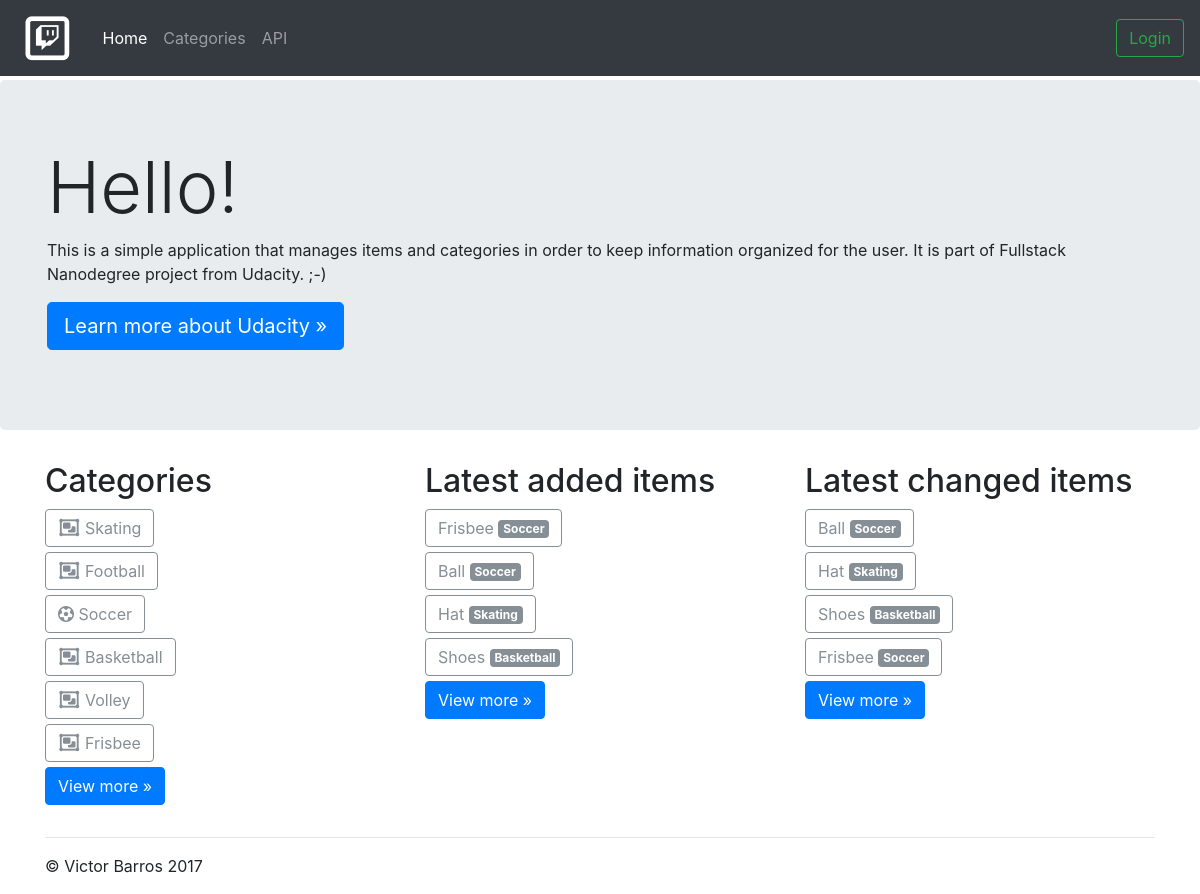
/manager/, run on the app's committed database.
### manager/models.py (models this page shows, shortened)
class Categories(models.Model):
    ID = models.AutoField(primary_key=True)
    Name = models.CharField(max_length=30)
    Icon = models.CharField(max_length=250)
    class Meta:
        verbose_name = ("Category")
        verbose_name_plural = ("Categories")

class Items(models.Model):
    ID = models.AutoField(primary_key=True)
    Title = models.CharField(max_length=50)
    Description = models.CharField(max_length=250)
    Category = models.ForeignKey(
        Categories, related_name='items', on_delete=models.CASCADE)
    User = models.ForeignKey(settings.AUTH_USER_MODEL)
    CreatedAt = models.DateTimeField(auto_now_add=True, blank=False)
    ChangedAt = models.DateTimeField(auto_now_add=True, blank=False)
    class Meta:
        verbose_name = ("Item")
        verbose_name_plural = ("Items")

### manager/views.py (the view)
def index(request):
    template = loader.get_template('manager/index.html')
    categories = Categories.objects.all().order_by('?')[:10]
    added = Items.objects.all().order_by('CreatedAt')[:10]
    changed = Items.objects.all().order_by('ChangedAt')[:10]
    context = {
        'categories': categories,
        'added': added,
        'changed': changed,
    }
    return HttpResponse(template.render(context, request))

### manager/templates/manager/index.html
{% extends "manager/base.html" %} {% block content %}
<div class="jumbotron">
  <div class="container">
    <h1 class="display-3">Hello!</h1>
    <p>This is a simple application that manages items and categories in order to keep information organized for the user. It is part of Fullstack Nanodegree project from Udacity. ;-)</p>
    <p><a class="btn btn-primary btn-lg" href="https://www.udacity.com/" role="button">Learn more about Udacity &raquo;</a></p>
  </div>
</div>
<div class="container">
  <div class="row">
    <div class="col-md-4">
      <h2>Categories</h2> {% for category in categories %}
      <div style="margin-bottom: 5px;">
        <a class="btn btn-outline-secondary" href="{% url 'manager:items_category' view='all' category=category.ID %}">
          <li class="{{ category.Icon }}"></li>
          {{ category.Name }}
        </a>
      </div>
      {% endfor %}
      <p><a class="btn btn-primary" href="{% url 'manager:categories' %}" role="button">View more &raquo;</a></p>
    </div>
    <div class="col-md-4">
      <h2>Latest added items</h2> {% for item in added %}
      <div style="margin-bottom: 5px;">
        <a class="btn btn-outline-secondary" href="{% url 'manager:items_item' view='added' category=item.Category.ID item=item.ID %}">
            {{ item.Title }}
            <span class="badge badge-secondary">{{ item.Category.Name }}</span>
          </a>
      </div>
      {% endfor %}
      <p><a class="btn btn-primary" href="{% url 'manager:items' view='added' %}" role="button">View more &raquo;</a></p>
    </div>
    <div class="col-md-4">
      <h2>Latest changed items</h2> {% for item in changed %}
      <div style="margin-bottom: 5px;">
        <a class="btn btn-outline-secondary" href="{% url 'manager:items_item' view='changed' category=item.Category.ID item=item.ID %}">
            {{ item.Title }} <span class="badge badge-secondary">{{ item.Category.Name }}</span>
          </a>
      </div>
      {% endfor %}
      <p><a class="btn btn-primary" href="{% url 'manager:items' view='changed' %}" role="button">View more &raquo;</a></p>
    </div>
  </div>
  <hr>
</div>
{% endblock %}

### manager/templates/manager/base.html (style rules this page uses)
body { padding-top: 5.0rem; }

### data on the page
Categories: Name "Skating"
Categories: Name "Football"
Categories: Name "Soccer"
Categories: Name "Basketball"
Categories: Name "Volley"
Categories: Name "Frisbee"
Items: Title "Frisbee", Category.Name "Soccer"
Items: Title "Ball", Category.Name "Soccer"
Items: Title "Hat", Category.Name "Skating"
Items: Title "Shoes", Category.Name "Basketball"
